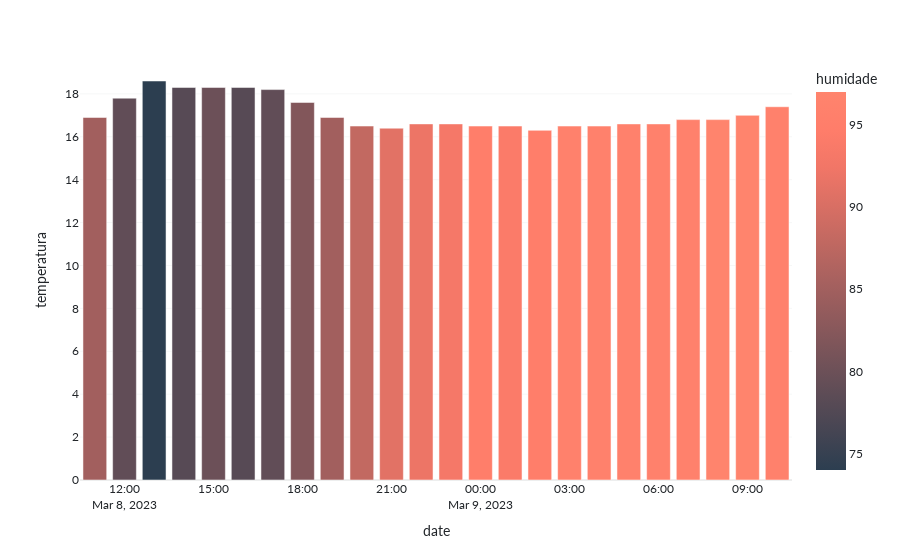

The notebook cell saved with this chart:
### Code cell
temp_df = obs_df[obs_df['id'] == 1210881]
temp = px.bar(temp_df, 'date', 'temperatura',
              color='humidade')

temp.show()

### Figure 1 — Plotly figure (JSON) as saved in the notebook; plotly's stock layout.template omitted (floating-point values rounded to 4 significant figures)
{"data": [{"alignmentgroup": "True", "hovertemplate": "date=%{x}<br>temperatura=%{y}<br>humidade=%{marker.color}<extra></extra>", "legendgroup": "", "marker": {"color": [94, 96, 93, 85, 96, 80, 95, 96, 88, 85, 79, 95, 97, 96, 74, 78, 92, 97, 79, 78, 82, 91, 96, 96], "coloraxis": "coloraxis", "pattern": {"shape": ""}}, "name": "", "offsetgroup": "", "orientation": "v", "showlegend": false, "textposition": "auto", "type": "bar", "x": ["2023-03-09T01:00", "2023-03-09T07:00", "2023-03-08T23:00", "2023-03-08T19:00", "2023-03-09T05:00", "2023-03-08T15:00", "2023-03-09T00:00", "2023-03-09T04:00", "2023-03-08T20:00", "2023-03-08T11:00", "2023-03-08T17:00", "2023-03-09T02:00", "2023-03-09T08:00", "2023-03-09T10:00", "2023-03-08T13:00", "2023-03-08T14:00", "2023-03-08T22:00", "2023-03-09T09:00", "2023-03-08T12:00", "2023-03-08T16:00", "2023-03-08T18:00", "2023-03-08T21:00", "2023-03-09T06:00", "2023-03-09T03:00"], "xaxis": "x", "y": [16.5, 16.8, 16.6, 16.9, 16.6, 18.3, 16.5, 16.5, 16.5, 16.9, 18.2, 16.3, 16.8, 17.4, 18.6, 18.3, 16.6, 17, 17.8, 18.3, 17.6, 16.4, 16.6, 16.5], "yaxis": "y"}], "layout": {"barmode": "relative", "coloraxis": {"colorbar": {"title": {"text": "humidade"}}, "colorscale": [[0, "#2c3e50"], [0.1, "#454553"], [0.2, "#5d4c56"], [0.3, "#765359"], [0.4, "#8f5a5c"], [0.5, "#a7615f"], [0.6, "#c06861"], [0.7, "#d96f64"], [0.8, "#f17667"], [0.9, "#ff7d6a"], [1, "#ff846d"]]}, "legend": {"tracegroupgap": 0}, "margin": {"t": 60}, "xaxis": {"anchor": "y", "domain": [0, 1], "title": {"text": "date"}}, "yaxis": {"anchor": "x", "domain": [0, 1], "title": {"text": "temperatura"}}}}
